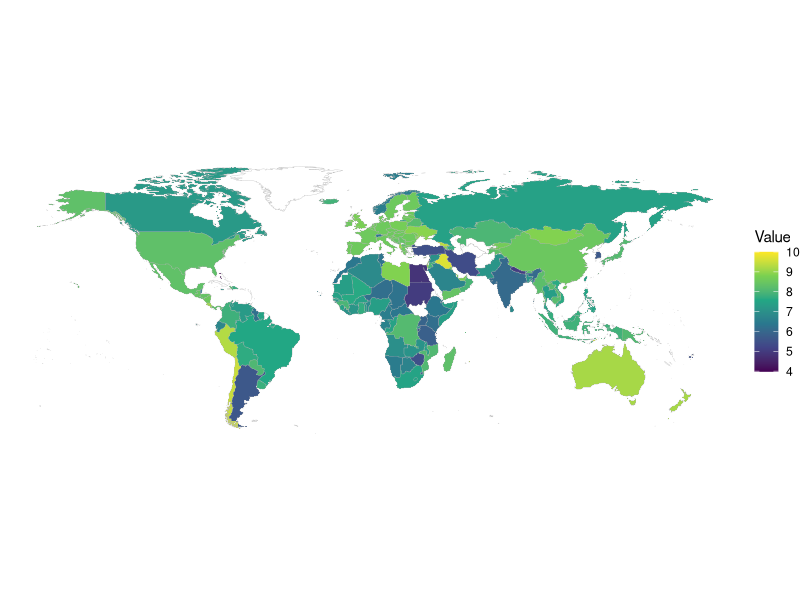

This figure's R source:
install.packages("maps")  

library(ggplot2)
library(dplyr)
library(maps)
library(sf)
library(viridis)

#Loading Data
new_data <- read.csv("cleaned_data.csv", stringsAsFactors = FALSE)
names(new_data)

#Identifying things to rename
world_map <- map_data("world")

new_data$Countries <- trimws(new_data$Countries)

dataset_countries <- sort(unique(new_data$Countries))
unique_countries <- unique(world_map$region)

dataset_not_in_map <- setdiff(dataset_countries, unique_countries)
dataset_not_in_map
dataset_countries
unique_countries

rename_map <- c(
  "Bahamas, The"="Bahamas","Brunei Darussalam"="Brunei","Cabo Verde"="Cape Verde",
  "Congo, Dem. Rep."="Democratic Republic of the Congo","Congo, Rep."="Republic of Congo",
  "Côte d'Ivoire"="Ivory Coast","Czechia"="Czech Republic","Egypt, Arab Rep."="Egypt",
  "Gambia, The"="Gambia","Iran, Islamic Rep."="Iran","Korea, Rep."="South Korea",
  "Kyrgyz Republic"="Kyrgyzstan","Lao PDR"="Laos","Russian Federation"="Russia",
  "Slovak Republic"="Slovakia","Syrian Arab Republic"="Syria","Türkiye"="Turkey",
  "United Kingdom"="UK","United States"="USA","Venezuela, RB"="Venezuela",
  "Yemen, Rep."="Yemen","Eswatini"="Swaziland"
)

idx <- new_data$Countries %in% names(rename_map)
new_data$Countries[idx] <- rename_map[new_data$Countries[idx]]

write.csv(new_data, "final_data.csv", row.names = FALSE)

#Trial Chloropleth
trial_data <- new_data |>
  filter(Year == 2023)

plot_data <- trial_data |>
  group_by(Countries) |>
  summarise(value = mean(Tariffs, na.rm = TRUE))

map_df <- world_map |>
  left_join(plot_data, by = c("region" = "Countries")) |>
  filter(region != "Antarctica")

ggplot(map_df, aes(x = long, y = lat, group = group, fill = value)) +
  geom_polygon(color = "gray70", linewidth = 0.1) +
  coord_quickmap() +
  scale_fill_viridis_c(na.value = "white") +
  theme_void() +
  labs(fill = "Value")
